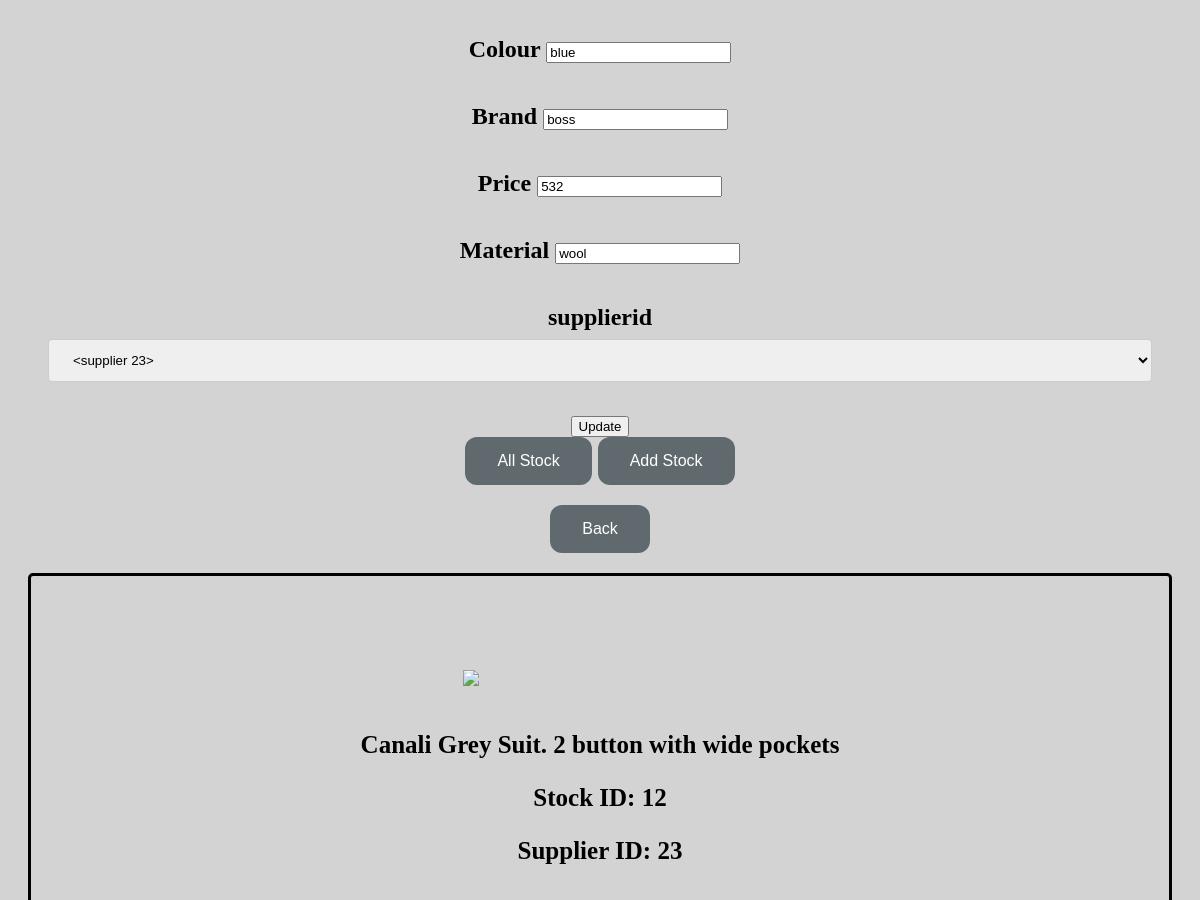
Before: /editstock18 (signed in, middle part) with the older database file.
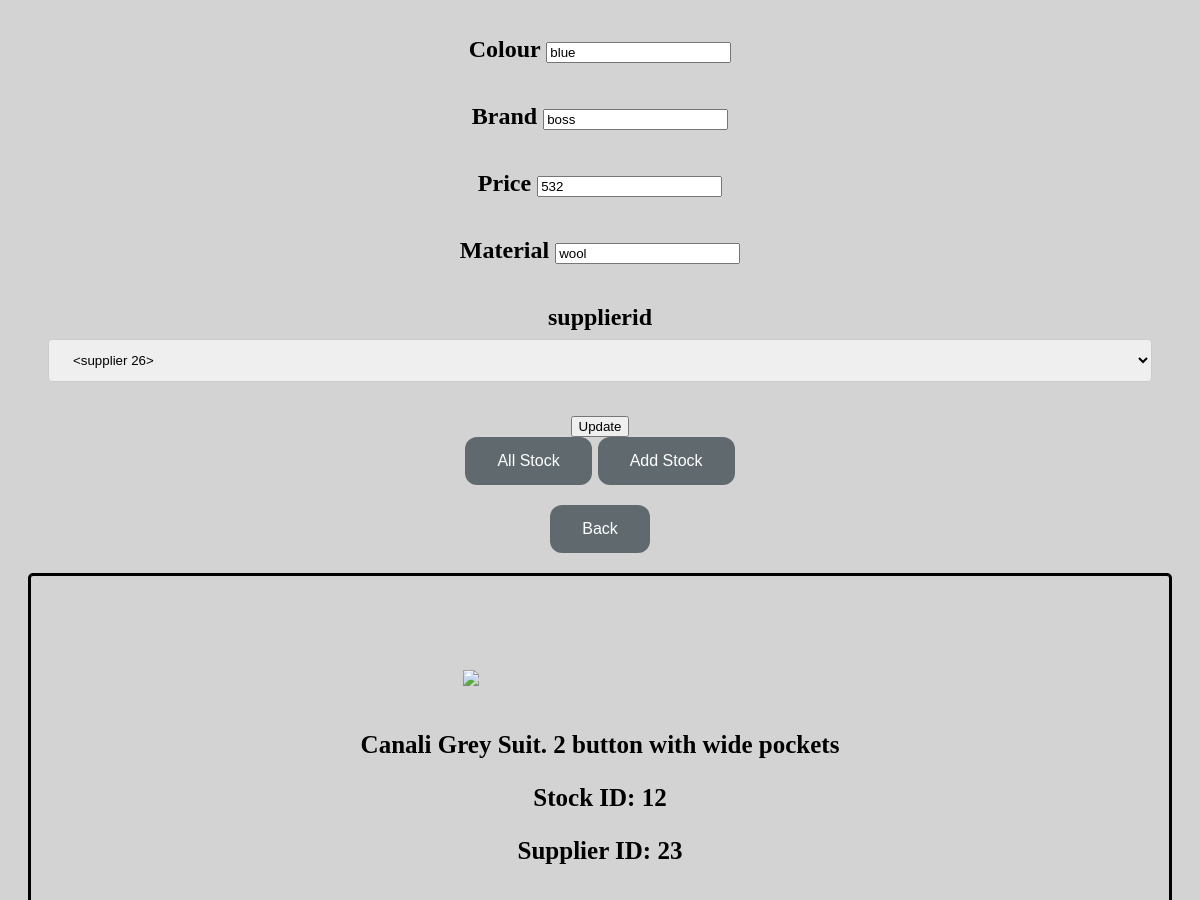
After: the same page with the newer database file.
### app1.py (models this page shows, shortened)
class stock(db.Model):
    __tablename__ = 'stock'
    stockid = db.Column(db.Integer, primary_key = True)
    size = db.Column(db.String(3))
    type = db.Column(db.String)
    colour = db.Column(db.String)
    brand = db.Column(db.String)
    price = db.Column(db.Float)
    material = db.Column(db.String)
    supplierid = db.Column(
        db.Integer,
        db.ForeignKey('supplier.supplierid'),
        nullable=False)

### app1.py (the view)
@app.route('/editstock<int:stockid>', methods=['GET', 'POST'])
@login_required
def editstock(stockid):
        qry = db.session.query(stock).filter( stock.stockid == stockid)
        stockid = qry.first()
        if stockid:
                form = EditStockForm(formdata=request.form, obj = stockid)
                form.supplierid.choices = [(supplierid)for supplierid in supplier.query.all()]
                if request.method == 'POST' and form.validate():
                        save_stock(stockid,form)
                        flash ('Stock updated!')
                        return redirect ('/stockpage')
                return render_template('stockpage.html', form=form)
        else:
                return 'Error loading the customer'.format(stockid=stockid)

### forms.py
class EditStockForm(FlaskForm):
    size = StringField('Size', [InputRequired(),
    Regexp(r'^[A-Za-z\s\-\'\'\/]+$', message= "Invalid Size"),
    Length(min=0,max=3, message="Too many characters for Size")
    ])
    type = StringField('Type', [InputRequired(),
    Regexp(r'^[A-Za-z\s\-\'\'\/]+$', message= "Invalid Type of clothing"),
    ])
    colour = StringField('Colour', [InputRequired(),
    Regexp(r'^[A-Za-z\s\-\'\'\/]+$', message= "Invalid Colour"),
    ])
    brand = StringField('Brand', [InputRequired(),
    Regexp(r'^[A-Za-z\s\-\'\'\/]+$', message= "Invalid Brand"),
    ])
    price = FloatField('Price', [InputRequired(),
    NumberRange(min=1.00, message= "Invalid Price Range. Please enter a price of at least £1"),
    ])
    material = StringField('Material', [InputRequired(),
    Regexp(r'^[A-Za-z\s\-\'\'\/]+$', message= "Invalid Material"),
    ])
    supplierid = SelectField('supplierid', choices=[])
    update = SubmitField('Update')

### app1.py (called while the page is built)
@login_manager.user_loader
def get_user(id):
        return User.query.get(id)

### templates/stockpage.html (shortened to what this page needs)
{% import "bootstrap/wtf.html" as wtf %}
{% extends "base.html"%}
{% block body %}
<h2>Stock Page</h2S>
    <br>
{{ wtf.quick_form(form) }}
<a href="./allstock"><button>All Stock</button></a>
<a href="./addstock"><button>Add Stock</button></a>
<div class="back">
    <a href="./loggedin"><button>Back</button></a>
</div>
<div class ="box">
    <br></br>
    <section data-name = "canali">
    <div class="container">
        <img src="https://www.jing.fm/clipimg/detail/83-836979_suit-png-image-men-in-suits-png.png">
        <div class="overlay">
            <div class="text">£340</div>
        </div>
    </div>
    <p> Canali Grey Suit. 2 button with wide pockets</p>
    <p> Stock ID: 12 </p>
    <p> Supplier ID: 23</p>
    </section>
    <br></br>
    <br></br>
    <br></br>
    <br></br>
    </div>
{% endblock %}

Changed rows visible on the page:
changed stock "blue": supplierid "<supplier 23>" → "<supplier 26>"
